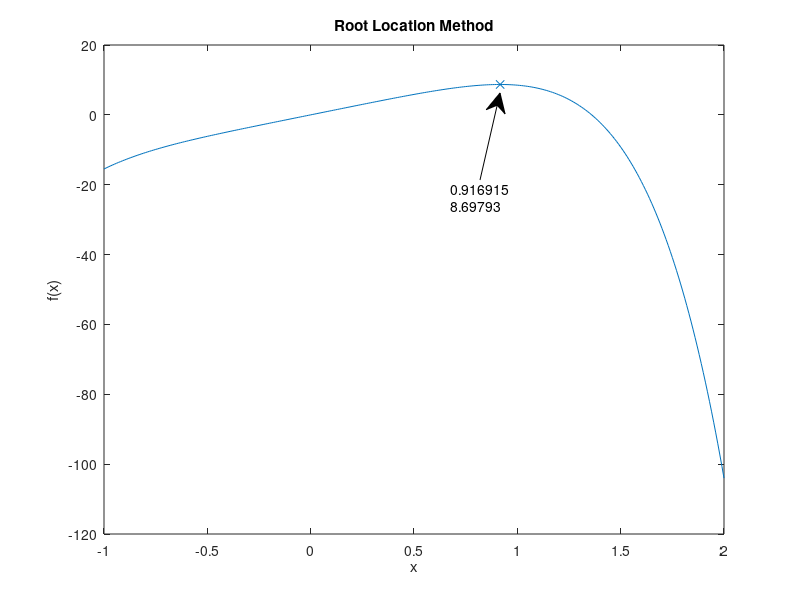

Write MATLAB code to recreate this figure.
% Samson David Puthenpeedika

% f(x) = (-1.5*x^6) - (2*x^4) + (12*x)

% Taking first and second derivative
% f'(x)= (-9*x^5) - (8*x^3) + (12)
% f"(x)= (-45*x^4) - (24*x^2)

% Taking second derivative equation and equating with zero for value of x
% (-45*x^4) - (24*x^2)= 0
% (-3x^2) *((15*x^2) + (8))= 0

% Roots of x= 0,0.730296,-0.730296

% Substitutinng the roots in the second derative equation and comparing with zero
x1=0;
x2=0.730296;
x3=-0.730296;
f_r1= (-45*x1^4) - (24*x1^2);
f_r2= (-45*x2^4) - (24*x2^2);
f_r3= (-45*x3^4) - (24*x3^2);

% when x=0 ,         f"(x)=0
% when x= 0.730296 , f"(x)=-25.5999 <0 ; the function  is concave
% when x=-0.730296 , f"(x)=-25.5999 <0 ; the function  is concave

% f'(x)= (-9*x^5) - (8*x^3) + (12);         for the maximum f(x)


a=[-9 0 -8 0 0 12];
A= roots(a);
Real_A=real(A);
fA= (-1.5*A.^6) - (2*A.^4) + (12*A);
Real_fA=real(fA);

x=-1:0.01:2;
f= (-1.5*x.^6) - (2*x.^4) + (12*x);
plot(x,f);
hold on
scatter(max(Real_A),max(Real_fA),"Marker","x");
a = [0.6 0.625];
b = [0.7 0.845];
str = {max(Real_A) max(Real_fA)};
annotation('textarrow',a,b,'String',str);     %annotation pointing
title('Root Location Method');
xlabel('x'); ylabel('f(x)');
hold off


